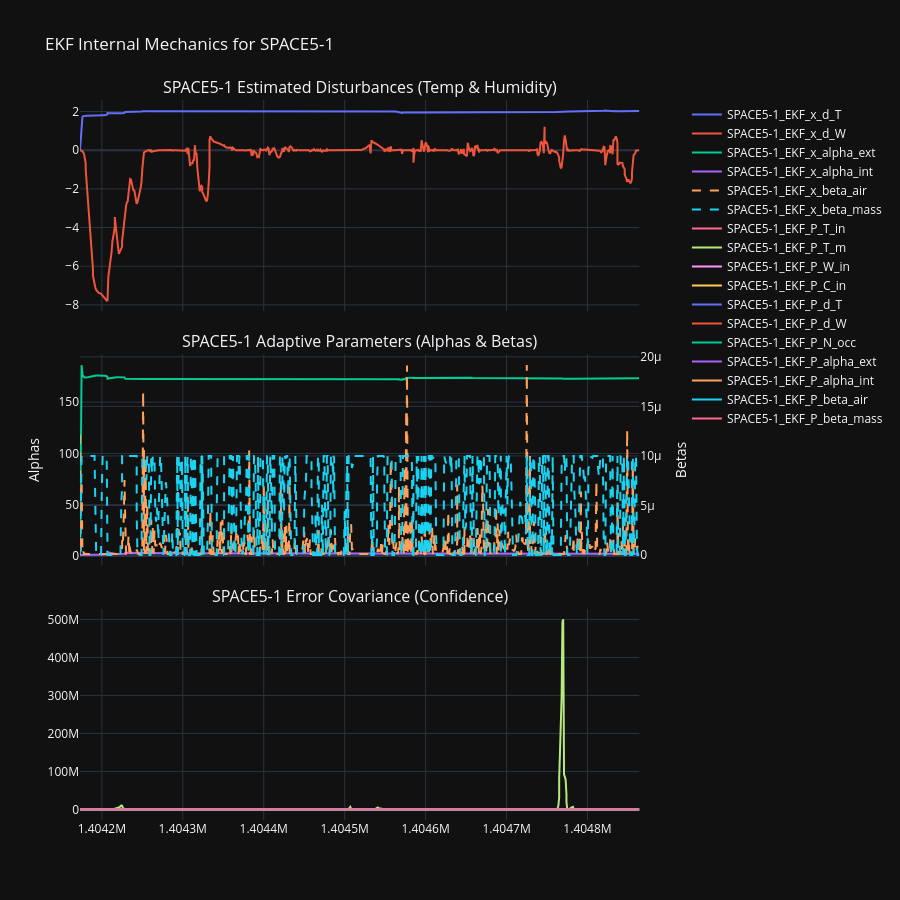

Write notebook code for a chart like this one.
### Code cell
# To look at the unmeasured disturbances the filter is calculating, or to see if covariance (P) is converging
plot_ekf_internals(df, zone_name=zone_name)

### Figure 1 — Plotly figure (JSON) as saved in the notebook; plotly's stock layout.template omitted (floating-point values rounded to 4 significant figures; data arrays with more than 128 entries replaced by an {"elided": "..."} marker saying what was removed)
{"data": [{"name": "SPACE5-1_EKF_x_d_T", "type": "scatter", "x": {"elided": "768 int values"}, "xaxis": "x", "y": {"elided": "768 float values"}, "yaxis": "y"}, {"name": "SPACE5-1_EKF_x_d_W", "type": "scatter", "x": {"elided": "768 int values"}, "xaxis": "x", "y": {"elided": "768 float values"}, "yaxis": "y"}, {"line": {"dash": "solid"}, "name": "SPACE5-1_EKF_x_alpha_ext", "type": "scatter", "x": {"elided": "768 int values"}, "xaxis": "x2", "y": {"elided": "768 float values"}, "yaxis": "y2"}, {"line": {"dash": "solid"}, "name": "SPACE5-1_EKF_x_alpha_int", "type": "scatter", "x": {"elided": "768 int values"}, "xaxis": "x2", "y": {"elided": "768 float values"}, "yaxis": "y2"}, {"line": {"dash": "dash"}, "name": "SPACE5-1_EKF_x_beta_air", "type": "scatter", "x": {"elided": "768 int values"}, "xaxis": "x2", "y": {"elided": "768 float values"}, "yaxis": "y3"}, {"line": {"dash": "dash"}, "name": "SPACE5-1_EKF_x_beta_mass", "type": "scatter", "x": {"elided": "768 int values"}, "xaxis": "x2", "y": {"elided": "768 float values"}, "yaxis": "y3"}, {"name": "SPACE5-1_EKF_P_T_in", "type": "scatter", "x": {"elided": "768 int values"}, "xaxis": "x3", "y": {"elided": "768 float values"}, "yaxis": "y4"}, {"name": "SPACE5-1_EKF_P_T_m", "type": "scatter", "x": {"elided": "768 int values"}, "xaxis": "x3", "y": {"elided": "768 float values"}, "yaxis": "y4"}, {"name": "SPACE5-1_EKF_P_W_in", "type": "scatter", "x": {"elided": "768 int values"}, "xaxis": "x3", "y": {"elided": "768 float values"}, "yaxis": "y4"}, {"name": "SPACE5-1_EKF_P_C_in", "type": "scatter", "x": {"elided": "768 int values"}, "xaxis": "x3", "y": {"elided": "768 float values"}, "yaxis": "y4"}, {"name": "SPACE5-1_EKF_P_d_T", "type": "scatter", "x": {"elided": "768 int values"}, "xaxis": "x3", "y": {"elided": "768 float values"}, "yaxis": "y4"}, {"name": "SPACE5-1_EKF_P_d_W", "type": "scatter", "x": {"elided": "768 int values"}, "xaxis": "x3", "y": {"elided": "768 float values"}, "yaxis": "y4"}, {"name": "SPACE5-1_EKF_P_N_occ", "type": "scatter", "x": {"elided": "768 int values"}, "xaxis": "x3", "y": {"elided": "768 float values"}, "yaxis": "y4"}, {"name": "SPACE5-1_EKF_P_alpha_ext", "type": "scatter", "x": {"elided": "768 int values"}, "xaxis": "x3", "y": {"elided": "768 float values"}, "yaxis": "y4"}, {"name": "SPACE5-1_EKF_P_alpha_int", "type": "scatter", "x": {"elided": "768 int values"}, "xaxis": "x3", "y": {"elided": "768 float values"}, "yaxis": "y4"}, {"name": "SPACE5-1_EKF_P_beta_air", "type": "scatter", "x": {"elided": "768 int values"}, "xaxis": "x3", "y": {"elided": "768 float values"}, "yaxis": "y4"}, {"name": "SPACE5-1_EKF_P_beta_mass", "type": "scatter", "x": {"elided": "768 int values"}, "xaxis": "x3", "y": {"elided": "768 float values"}, "yaxis": "y4"}], "layout": {"annotations": [{"font": {"size": 16}, "showarrow": false, "text": "SPACE5-1 Estimated Disturbances (Temp & Humidity)", "x": 0.47, "xanchor": "center", "xref": "paper", "y": 1, "yanchor": "bottom", "yref": "paper"}, {"font": {"size": 16}, "showarrow": false, "text": "SPACE5-1 Adaptive Parameters (Alphas & Betas)", "x": 0.47, "xanchor": "center", "xref": "paper", "y": 0.6467, "yanchor": "bottom", "yref": "paper"}, {"font": {"size": 16}, "showarrow": false, "text": "SPACE5-1 Error Covariance (Confidence)", "x": 0.47, "xanchor": "center", "xref": "paper", "y": 0.2933, "yanchor": "bottom", "yref": "paper"}], "height": 900, "hovermode": "x unified", "title": {"text": "EKF Internal Mechanics for SPACE5-1"}, "xaxis": {"anchor": "y", "domain": [0, 0.94], "matches": "x3", "showticklabels": false}, "xaxis2": {"anchor": "y2", "domain": [0, 0.94], "matches": "x3", "showticklabels": false}, "xaxis3": {"anchor": "y4", "domain": [0, 0.94]}, "yaxis": {"anchor": "x", "domain": [0.7067, 1]}, "yaxis2": {"anchor": "x2", "domain": [0.3533, 0.6467], "title": {"text": "Alphas"}}, "yaxis3": {"anchor": "x2", "overlaying": "y2", "side": "right", "title": {"text": "Betas"}}, "yaxis4": {"anchor": "x3", "domain": [0, 0.2933]}}}
